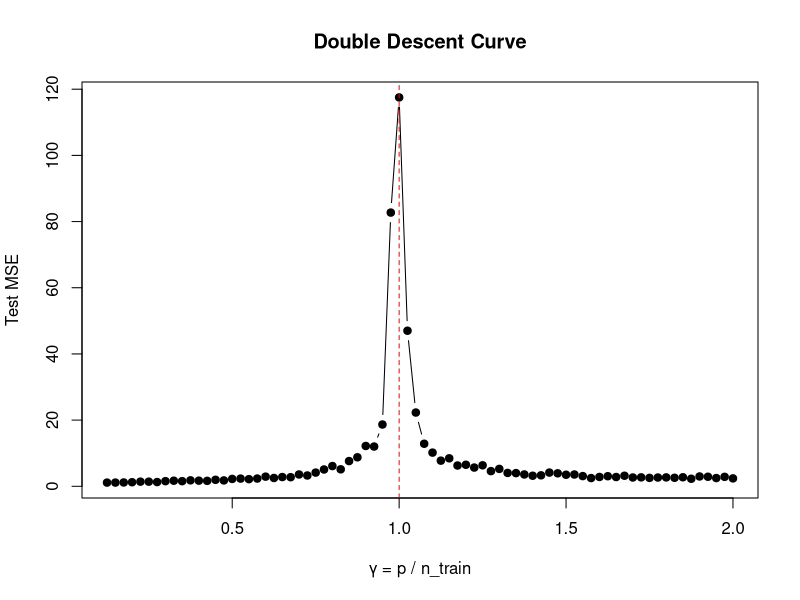

This chart was generated by the following R code:
# Lab 5
# STAT 5P87
# Ryan Gunther

# Part 1 - simulate double descent


ridgeless_regression <- function(X, y, lambda_start = 1e-2, tol = 1e-6, max_iter = 1000) {
  Xscaled <- scale(X)
  Xfull <- cbind(1, Xscaled)
  
  p <- ncol(Xfull)
  lambda <- lambda_start
  I_penalty <- diag(c(0, rep(1, p - 1)))
  
  prev_B <- rep(0, p)
  
  for (i in 1:max_iter) {
    B <- solve(t(Xfull) %*% Xfull + lambda * I_penalty, t(Xfull) %*% y)
    if (max(abs(B - prev_B)) < tol) {
      break
    }
    prev_B <- B
    lambda <- max(lambda / 2, 1e-8)
    
  }
  
  list(B = B, lambda = lambda, iter = i)
}



simulate_double_descent <- function(p_list, n_train = 200, n_test = 100, n_iter = 5) {
  mse_mat <- matrix(NA, nrow = n_iter, ncol = length(p_list))
  
  for (iter in 1:n_iter) {
    for (j in seq_along(p_list)) {
      p <- p_list[j]
      
      B <- rnorm(p)
      B <- B / sqrt(sum(B^2))
      
      X_train <- matrix(rnorm(n_train * p), nrow = n_train)
      y_train <- X_train %*% B + rnorm(n_train)
      
      # fit ridgeless regression
      fit <- ridgeless_regression(X_train, y_train)
      B_hat <- fit$B[-1]
      intercept <- fit$B[1]
      
      X_test <- matrix(rnorm(n_test * p), nrow = n_test)
      y_test <- X_test %*% B + rnorm(n_test)
      
      X_train_scaled <- scale(X_train)
      X_test_scaled <- scale(X_test, center = attr(X_train_scaled, "scaled:center"),
                             scale = attr(X_train_scaled, "scaled:scale"))
      
      y_pred <- intercept + X_test_scaled %*% B_hat
      mse <- mean((y_test - y_pred)^2)
      mse_mat[iter, j] <- mse
    }
  }
  
  mse_df <- data.frame(
    gamma = p_list / n_train,
    mse = colMeans(mse_mat)
  )
  
  return(mse_df)
}


p_vals <- seq(25, 400, by = 5)
dd_result <- simulate_double_descent(p_vals)

plot(dd_result$gamma, dd_result$mse, type = "b", pch = 19,
     xlab = "γ = p / n_train", ylab = "Test MSE",
     main = "Double Descent Curve")
abline(v = 1, col = "red", lty = 2)
